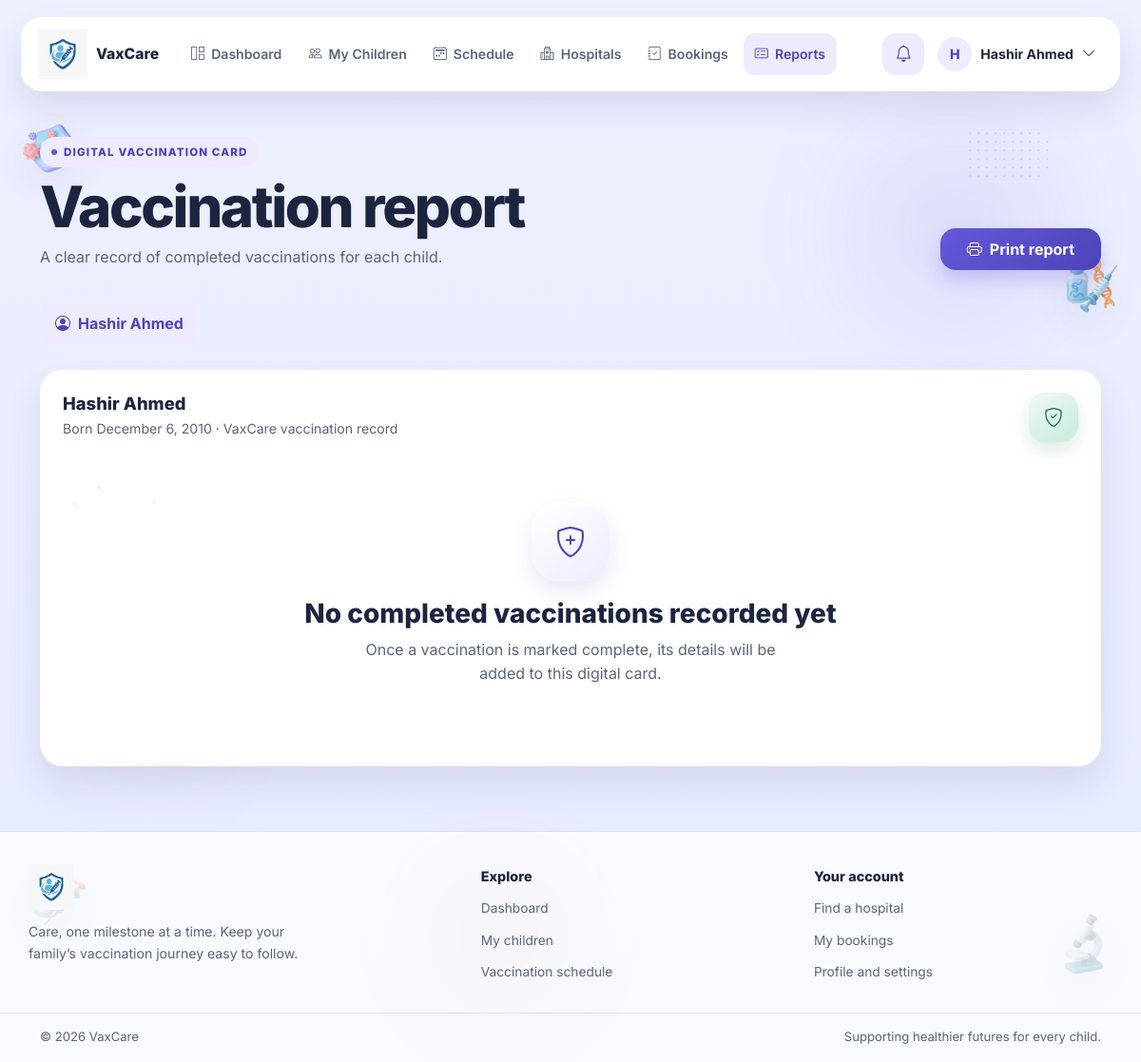
The app's page /parent/report.php (signed in) with its own data.
### tables this page shows
CREATE TABLE `users` (
  `id` int(11) NOT NULL,
  `name` varchar(150) NOT NULL,
  `email` varchar(150) NOT NULL,
  `password` varchar(255) NOT NULL,
  `role` enum('admin','parent','hospital') NOT NULL,
  `status` enum('active','pending','blocked') NOT NULL DEFAULT 'active',
  `created_at` datetime NOT NULL DEFAULT current_timestamp()
);

CREATE TABLE `children` (
  `id` int(11) NOT NULL,
  `parent_id` int(11) NOT NULL,
  `name` varchar(150) NOT NULL,
  `dob` date NOT NULL,
  `gender` enum('male','female','other') NOT NULL,
  `blood_group` varchar(3) DEFAULT NULL,
  `created_at` datetime NOT NULL DEFAULT current_timestamp()
);

### config.php (called while the page is built, shortened)
<?php
function appUrl(string $path = ''): string
{
    $scriptDirectory = dirname(str_replace('\\', '/', $_SERVER['SCRIPT_NAME'] ?? '/'));
    if (in_array(basename($scriptDirectory), ['admin', 'parent', 'hospital', 'actions'], true)) {
        $scriptDirectory = dirname($scriptDirectory);
    }
    $basePath = $scriptDirectory === '/' || $scriptDirectory === '.' ? '' : rtrim($scriptDirectory, '/');
    return $basePath . '/' . ltrim($path, '/');
}

### includes/auth.php (called while the page is built, shortened)
<?php
function e(mixed $value): string
{
    return htmlspecialchars((string) $value, ENT_QUOTES | ENT_SUBSTITUTE, 'UTF-8');
}
function parent_path(string $path): string
{
    return appUrl('parent/' . ltrim($path, '/'));
}
function parent_display_name(PDO $pdo, int $userId): string
{
    $stmt = $pdo->prepare('SELECT name FROM users WHERE id = :id LIMIT 1');
    $stmt->execute(['id' => $userId]);
    $name = $stmt->fetchColumn();
    return is_string($name) && $name !== '' ? $name : 'Parent';
}

### parent/report.php (the view, shortened to what this page needs)
<?php
require_once __DIR__ . '/../includes/auth.php';
$pid = get_parent_id($pdo, (int) $_SESSION['user_id']);
$activePage = 'reports';
$childrenStmt = $pdo->prepare('SELECT id, name, dob FROM children WHERE parent_id = :parent_id ORDER BY name');
$childrenStmt->execute(['parent_id' => $pid]);
$children = $childrenStmt->fetchAll(PDO::FETCH_ASSOC);
$child = null;
if (!$child && $children) $child = $children[0];
$records = [];
if ($child) {
    $recordsStmt = $pdo->prepare(
        "SELECT cv.cv_id, cv.vaccinated_on, v.name AS vaccine_name, v.disease_prevented,
                (SELECT h.hospital_name
                 FROM bookings b
                 INNER JOIN hospitals h ON h.id = b.hospital_id
                 WHERE b.parent_id = :booking_parent AND b.child_id = cv.child_id
                   AND b.vaccine_id = cv.vaccine_id AND b.status = 'vaccinated'
                 ORDER BY b.booking_date DESC, b.id DESC LIMIT 1) AS hospital_name
         FROM child_vaccinations cv
         INNER JOIN children c ON c.id = cv.child_id
         INNER JOIN vaccines v ON v.id = cv.vaccine_id
         WHERE c.parent_id = :parent_id AND c.id = :child_id AND cv.status = 'vaccinated'
         ORDER BY cv.vaccinated_on DESC, v.name"
    );
    $recordsStmt->execute([
        'booking_parent' => $pid,
        'parent_id' => $pid,
        'child_id' => (int) $child['id'],
    ]);
    $records = $recordsStmt->fetchAll(PDO::FETCH_ASSOC);
}
require __DIR__ . '/../includes/parent_layout_start.php';
?>
<section class="parent-heading d-flex flex-wrap justify-content-between align-items-end gap-3">
    <div><span class="parent-eyebrow">Digital vaccination card</span><h1>Vaccination report</h1><p>A clear record of completed vaccinations for each child.</p></div>
    <?php if ($child): ?><button class="btn btn-primary no-print" type="button" onclick="window.print()"><i class="bi bi-printer me-2" aria-hidden="true"></i>Print report</button><?php endif; ?>
</section>
<?php if ($children): ?>
    <nav class="child-tabs mb-4 no-print" aria-label="Select child">
        <?php foreach ($children as $childOption): ?>
            <a class="child-tab<?= $child && (int) $childOption['id'] === (int) $child['id'] ? ' is-active' : '' ?>"
               href="<?= e(parent_path('report.php')) ?>?child_id=<?= (int) $childOption['id'] ?>">
                <i class="bi bi-person-circle" aria-hidden="true"></i><?= e($childOption['name']) ?>
            </a>
        <?php endforeach; ?>
    </nav>
    <?php if ($child): ?>
        <section class="parent-card">
            <div class="parent-card-heading">
                <div><h2><?= e($child['name']) ?></h2><p>Born <?= e(date('F j, Y', strtotime($child['dob']))) ?> · VaxCare vaccination record</p></div>
                <span class="parent-stat-icon green"><i class="bi bi-shield-check" aria-hidden="true"></i></span>
            </div>
            <?php if ($records): ?>
                <div class="row g-3">
                    <?php foreach ($records as $record): ?>
                        <div class="col-12 col-md-6">
                            <article class="vaccine-record">
                                <h3><i class="bi bi-patch-check-fill me-2" aria-hidden="true"></i><?= e($record['vaccine_name']) ?></h3>
                                <p><?= e($record['disease_prevented'] ?: 'Vaccination completed') ?></p>
                                <p><strong>Date:</strong> <?= $record['vaccinated_on'] ? e(date('M j, Y', strtotime($record['vaccinated_on']))) : 'Date not recorded' ?></p>
                                <p><strong>Hospital:</strong> <?= e($record['hospital_name'] ?: 'Hospital not recorded') ?></p>
                            </article>
                        </div>
                    <?php endforeach; ?>
                </div>
            <?php else: ?>
                <div class="empty-state">
                    <span class="empty-art"><i class="bi bi-shield-plus" aria-hidden="true"></i></span>
                    <h3>No completed vaccinations recorded yet</h3>
                    <p>Once a vaccination is marked complete, its details will be added to this digital card.</p>
                </div>
            <?php endif; ?>
        </section>
    <?php endif; ?>
<?php endif; ?>
<?php require __DIR__ . '/../includes/parent_layout_end.php'; ?>

### includes/parent_layout_start.php (shortened to what this page needs)
<?php
$activePage = $activePage ?? '';
$userName = parent_display_name($pdo, (int) $_SESSION['user_id']);
$userInitial = strtoupper(mb_substr($userName, 0, 1, 'UTF-8'));
$unreadStmt = $pdo->prepare('SELECT COUNT(*) FROM notifications WHERE user_id = :user_id AND is_read = 0');
$unreadStmt->execute(['user_id' => (int) $_SESSION['user_id']]);
$unreadCount = (int) $unreadStmt->fetchColumn();
?>
<!DOCTYPE html>
<html lang="en">
<head>
    <link href="https://cdn.jsdelivr.net/npm/bootstrap@5.3.3/dist/css/bootstrap.min.css" rel="stylesheet">
    <link href="https://cdn.jsdelivr.net/npm/bootstrap-icons@1.11.3/font/bootstrap-icons.min.css" rel="stylesheet">
    <link rel="stylesheet" href="<?= e(appUrl('assets/css/style.css') . '?v=' . filemtime(__DIR__ . '/../assets/css/style.css')) ?>">
    <link rel="stylesheet" href="<?= e(appUrl('assets/css/parent.css') . '?v=' . filemtime(__DIR__ . '/../assets/css/parent.css')) ?>">
</head>
<body class="parent-app">
    <?php require __DIR__ . '/medical_decorations.php'; ?>
    <header class="parent-header">
        <nav class="parent-navbar container-fluid" aria-label="Parent navigation">
            <a class="parent-brand" href="<?= e(parent_path('dashboard.php')) ?>" aria-label="VaxCare parent home">
                <img class="brand-logo" src="<?= e(appUrl('VaxCare Logo.png')) ?>" alt="VaxCare">
                <span class="brand-name">VaxCare</span>
            </a>
            <div class="parent-nav-content" data-parent-menu>
                <div class="parent-nav-links">
                    <?php foreach ([
                        'dashboard' => ['Dashboard', 'dashboard.php', 'bi-grid-1x2'],
                        'children' => ['My Children', 'children.php', 'bi-people'],
                        'schedule' => ['Schedule', 'schedule.php', 'bi-calendar2-week'],
                        'hospitals' => ['Hospitals', 'hospitals.php', 'bi-hospital'],
                        'bookings' => ['Bookings', 'my_bookings.php', 'bi-journal-check'],
                        'reports' => ['Reports', 'report.php', 'bi-card-checklist'],
                    ] as $key => [$label, $path, $icon]): ?>
                        <a class="parent-nav-link<?= $activePage === $key ? ' is-active' : '' ?>"
                           href="<?= e(parent_path($path)) ?>"<?= $activePage === $key ? ' aria-current="page"' : '' ?>>
                            <i class="bi <?= e($icon) ?>" aria-hidden="true"></i><span><?= e($label) ?></span>
                        </a>
                    <?php endforeach; ?>
                </div>
                <div class="parent-nav-actions">
                    <details class="parent-dropdown notification-dropdown">
                        <summary class="notification-trigger" aria-label="Notifications, <?= $unreadCount ?> unread">
                            <i class="bi bi-bell" aria-hidden="true"></i>
                        </summary>
                    </details>
                    <details class="parent-dropdown profile-dropdown">
                        <summary class="profile-trigger">
                            <span class="profile-avatar"><?= e($userInitial) ?></span>
                            <span class="profile-name"><?= e($userName) ?></span>
                            <i class="bi bi-chevron-down" aria-hidden="true"></i>
                        </summary>
                    </details>
                </div>
            </div>
        </nav>
    </header>
    <main class="parent-main<?= $activePage === 'dashboard' ? ' parent-dashboard' : '' ?> container">

### assets/css/style.css (style rules this page uses)
:root { --page-bg: #edf0ff; --page-bg-deep: #e7ebff; --panel: rgba(255, 255, 255, 0.72); --panel-strong: #ffffff; --soft: #f4f3ff; --purple: #6557d9; --purple-dark: #4e43b8; --purple-soft: #efebff; --text: #1f2437; --heading: #1d2440; --muted: #5a647d; --line: rgba(88, 101, 170, 0.18); --shadow: 0 18px 36px rgba(63, 68, 122, 0.12); --shadow-lift: 0 24px 48px rgba(49, 54, 112, 0.18); --orange: #f8cfaf; --orange-deep: #7a4a12; --green: #cfeee0; --green-deep: #1f6b4d; --white: #ffffff; --pink: #f6d7e4; --pink-deep: #9c3764; --danger-soft: #f9d9dc; --danger-deep: #ac1d2d; }
* { box-sizing: border-box; }
html { scroll-behavior: smooth; }
body { margin: 0; min-height: 100vh; display: flex; flex-direction: column; font-family: 'Inter', sans-serif; background: linear-gradient(180deg, var(--page-bg) 0%, var(--page-bg-deep) 100%); color: var(--text); line-height: 1.6; }
body::before, body::after { content: ""; position: fixed; width: 22px; height: 22px; border-radius: 50%; background: rgba(100, 196, 145, 0.8); filter: blur(0.4px); z-index: 0; pointer-events: none; }
body::before { right: 60px; top: 200px; }
body::after { left: 84px; bottom: 220px; background: rgba(102, 111, 224, 0.8); }
main, .site-footer, .hospital-footer { position: relative; z-index: 1; }
a { color: inherit; text-decoration: none; }
img { max-width: 100%; }
button, input, select { font: inherit; }
.container { width: min(1200px, calc(100% - 40px)); margin: 0 auto; position: relative; z-index: 1; }
.brand-logo { display: block; height: 88px; width: auto; max-width: 260px; object-fit: contain; filter: none; background: transparent; border-radius: 0; box-shadow: none; }
.brand-name { color: var(--heading); font-size: 1.08rem; font-weight: 800; white-space: nowrap; }
.btn { display: inline-flex; align-items: center; justify-content: center; border: 0; cursor: pointer; transition: transform 0.2s ease, box-shadow 0.2s ease; font-weight: 700; }
.nav-link, .btn, .search-panel, .feature-card, .auth-card, .hero-copy h1, .hero-copy p { animation: fadeUp 0.55s cubic-bezier(0.2, 0.8, 0.2, 1) both; }
.btn-primary { min-height: 52px; padding: 0 28px; border-radius: 16px; background: linear-gradient(135deg, var(--purple) 0%, #7b72e8 100%); color: var(--white); box-shadow: 0 10px 18px rgba(103, 82, 217, 0.25); animation: pulseHover 2s ease-in-out infinite; }
input, textarea, button { font: inherit; }
.btn-primary { background: linear-gradient(135deg, var(--purple) 0%, var(--purple-dark) 100%); transition: transform .2s ease, box-shadow .2s ease, filter .2s ease; }
.nav-link, .nav-toggle, .btn, .toggle-password { min-height: 44px; min-width: 44px; }
body.admin-app::before, body.hospital-app::before, body.parent-app::before { width: 196px; height: 196px; background: rgba(101, 87, 217, .12); filter: blur(58px); }
body.parent-app::before { top: 18vh; right: 8vw; box-shadow: -70vw 64vh 0 -58px rgba(122, 74, 18, .1); }
body.admin-app::after, body.hospital-app::after, body.parent-app::after { width: 138px; height: 138px; filter: blur(46px); }
body.parent-app::after { left: 38vw; bottom: 8vh; background: rgba(122, 74, 18, .1); }

### records on screen
users: name "H", name "Hashir Ahmed"
children: name "Hashir Ahmed", dob "December 6, 2010"

### other values on screen
$label "Dashboard"
$label "My Children"
$label "Schedule"
$label "Hospitals"
$label "Bookings"
$label "Reports"
$escapeFooter($label) "Dashboard"
$escapeFooter($label) "My children"
$escapeFooter($label) "Vaccination schedule"
$escapeFooter($accountHeading) "Your account"
$escapeFooter($label) "Find a hospital"
$escapeFooter($label) "My bookings"
$escapeFooter($label) "Profile and settings"
